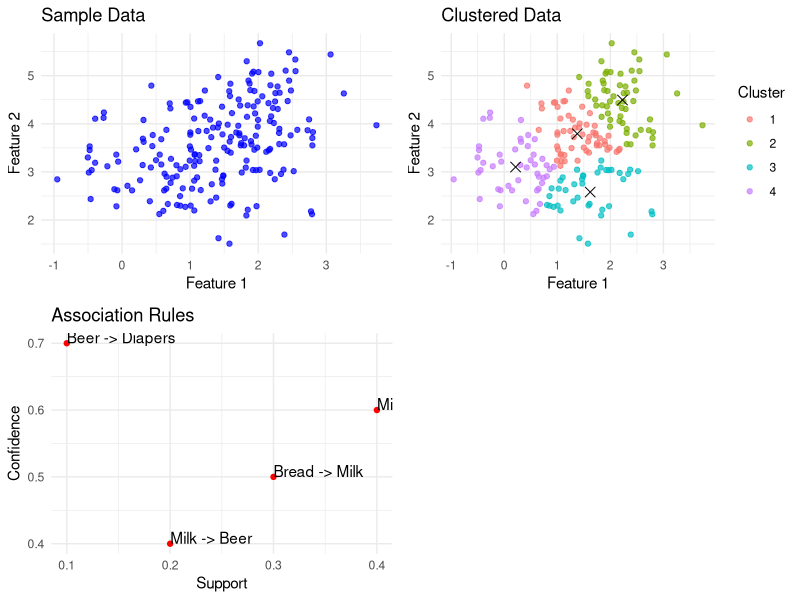

Here is the R script that generated this plot:
#load libraries
library(ggplot2)
library(kableExtra)
library(cluster)
library(gridExtra)

#Generate sample data
set.seed(12484)  
data <- matrix(rnorm(400, mean = rep(1:4, each = 100), sd = 0.7), ncol = 2)
colnames(data) <- c("Feature1", "Feature2")
df <- data.frame(data, Feature1 = data[,1], Feature2 = data[,2])

#Visualize the data
rawPlot <- ggplot(df, aes(x = Feature1, y = Feature2)) +
  geom_point(color = "blue", alpha = 0.7) +
  labs(x = "Feature 1", y = "Feature 2", title = "Sample Data") +
  theme_minimal()

#K-means clustering
num_clusters <- 4

# Fit K-means clustering model
kmeans_result <- kmeans(data, centers = num_clusters, nstart = 25)

# Display the cluster centers
kmeans_result$centers %>% kable() %>% kable_styling()

# Add cluster assignments to the dataset
df$Cluster <- as.factor(kmeans_result$cluster)

# Visualize the K-means clusters
kMeansPlot <- ggplot(df, aes(x = Feature1, y = Feature2, color = Cluster)) +
  geom_point(alpha = 0.7) +
  geom_point(data = as.data.frame(kmeans_result$centers), aes(x = Feature1, y = Feature2), 
             color = "black", size = 3, shape = 4) +
  labs(x = "Feature 1", y = "Feature 2", title = "Clustered Data") +
  theme_minimal()

# Perform PCA
pca_result <- prcomp(data, scale. = TRUE)

# Visualize the proportion of variance explained by each principal component
pca_var_explained <- pca_result$sdev^2 / sum(pca_result$sdev^2)
cumulative_var_explained <- cumsum(pca_var_explained)

# Generate some example association rules
rules <- data.frame(
  antecedent = c("Milk", "Bread", "Milk", "Beer"),
  consequent = c("Bread", "Milk", "Beer", "Diapers"),
  support = c(0.4, 0.3, 0.2, 0.1),
  confidence = c(0.6, 0.5, 0.4, 0.7)
)

# Visualize association rules
associationPlot <- ggplot(rules, aes(x = support, y = confidence)) +
  geom_point(color = "red") +
  geom_text(aes(label = paste(antecedent, "->", consequent)), 
            hjust = 0, vjust = 0) +
  labs(x = "Support", y = "Confidence", title = "Association Rules") +
  theme_minimal()

# Arrange all plots
grid.arrange(rawPlot, kMeansPlot, associationPlot, ncol = 2)
